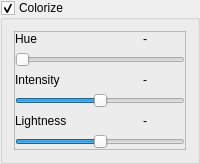
        <widget class="QGroupBox" name="coreGroupBox3">
         <property name="title">
          <string>Colorize</string>
         </property>
         <property name="checkable">
          <bool>true</bool>
         </property>
         <layout class="QVBoxLayout" name="verticalLayout_11">
          <item>
           <widget class="QFrame" name="colorizeFrame">
            <property name="frameShape">
             <enum>QFrame::StyledPanel</enum>
            </property>
            <property name="frameShadow">
             <enum>QFrame::Raised</enum>
            </property>
            <layout class="QVBoxLayout" name="verticalLayout_9">
             <property name="leftMargin">
              <number>0</number>
             </property>
             <property name="topMargin">
              <number>0</number>
             </property>
             <property name="rightMargin">
              <number>0</number>
             </property>
             <property name="bottomMargin">
              <number>0</number>
             </property>
             <item>
              <layout class="QVBoxLayout" name="hueVerticalLayout">
               <item>
                <layout class="QHBoxLayout" name="horizontalLayout_8">
                 <item>
                  <widget class="QLabel" name="hue_lb">
                   <property name="text">
                    <string>Hue</string>
                   </property>
                  </widget>
                 </item>
                 <item>
                  <widget class="QLabel" name="hue_v_lb">
                   <property name="text">
                    <string>-</string>
                   </property>
                   <property name="alignment">
                    <set>Qt::AlignRight|Qt::AlignTrailing|Qt::AlignVCenter</set>
                   </property>
                  </widget>
                 </item>
                 <item>
                  <widget class="QPushButton" name="hue_pb">
                   <property name="sizePolicy">
                    <sizepolicy hsizetype="Maximum" vsizetype="Fixed">
                     <horstretch>0</horstretch>
                     <verstretch>0</verstretch>
                    </sizepolicy>
                   </property>
                   <property name="styleSheet">
                    <string notr="true">border:none; background:transparent;</string>
                   </property>
                   <property name="text">
                    <string/>
                   </property>
                   <property name="icon">
                    <iconset resource="icons.qrc">
                     <normaloff>:/icons/arrow-go-back-line.png</normaloff>:/icons/arrow-go-back-line.png</iconset>
                   </property>
                  </widget>
                 </item>
                </layout>
               </item>
               <item>
                <widget class="HueSlider" name="hueslider">
                 <property name="orientation">
                  <enum>Qt::Horizontal</enum>
                 </property>
                </widget>
               </item>
              </layout>
             </item>
             <item>
              <layout class="QVBoxLayout" name="verticalLayout_12">
               <item>
                <layout class="QHBoxLayout" name="horizontalLayout_9">
                 <item>
                  <widget class="QLabel" name="int_lb">
                   <property name="text">
                    <string>Intensity</string>
                   </property>
                  </widget>
                 </item>
                 <item>
                  <widget class="QLabel" name="int_v_lb">
                   <property name="text">
                    <string>-</string>
                   </property>
                   <property name="alignment">
                    <set>Qt::AlignRight|Qt::AlignTrailing|Qt::AlignVCenter</set>
                   </property>
                  </widget>
                 </item>
                 <item>
                  <widget class="QPushButton" name="int_pb">
                   <property name="sizePolicy">
                    <sizepolicy hsizetype="Maximum" vsizetype="Fixed">
                     <horstretch>0</horstretch>
                     <verstretch>0</verstretch>
                    </sizepolicy>
                   </property>
                   <property name="styleSheet">
                    <string notr="true">border:none; background:transparent;</string>
                   </property>
                   <property name="text">
                    <string/>
                   </property>
                   <property name="icon">
                    <iconset resource="icons.qrc">
                     <normaloff>:/icons/arrow-go-back-line.png</normaloff>:/icons/arrow-go-back-line.png</iconset>
                   </property>
                  </widget>
                 </item>
                </layout>
               </item>
               <item>
                <widget class="coreSlider" name="intensity">
                 <property name="minimum">
                  <number>-100</number>
                 </property>
                 <property name="orientation">
                  <enum>Qt::Horizontal</enum>
                 </property>
                </widget>
               </item>
              </layout>
             </item>
             <item>
              <layout class="QVBoxLayout" name="verticalLayout_13">
               <item>
                <layout class="QHBoxLayout" name="horizontalLayout_10">
                 <item>
                  <widget class="QLabel" name="lig_lb">
                   <property name="text">
                    <string>Lightness</string>
                   </property>
                  </widget>
                 </item>
                 <item>
                  <widget class="QLabel" name="lig_v_lb">
                   <property name="text">
                    <string>-</string>
                   </property>
                   <property name="alignment">
                    <set>Qt::AlignRight|Qt::AlignTrailing|Qt::AlignVCenter</set>
                   </property>
                  </widget>
                 </item>
                 <item>
                  <widget class="QPushButton" name="lig_pb">
                   <property name="sizePolicy">
                    <sizepolicy hsizetype="Maximum" vsizetype="Fixed">
                     <horstretch>0</horstretch>
                     <verstretch>0</verstretch>
                    </sizepolicy>
                   </property>
                   <property name="styleSheet">
                    <string notr="true">border:none; background:transparent;</string>
                   </property>
                   <property name="text">
                    <string/>
                   </property>
                   <property name="icon">
                    <iconset resource="icons.qrc">
                     <normaloff>:/icons/arrow-go-back-line.png</normaloff>:/icons/arrow-go-back-line.png</iconset>
                   </property>
                  </widget>
                 </item>
                </layout>
               </item>
               <item>
                <widget class="coreSlider" name="lightness">
                 <property name="minimum">
                  <number>-100</number>
                 </property>
                 <property name="orientation">
                  <enum>Qt::Horizontal</enum>
                 </property>
                </widget>
               </item>
              </layout>
             </item>
            </layout>
           </widget>
          </item>
         </layout>
        </widget>
